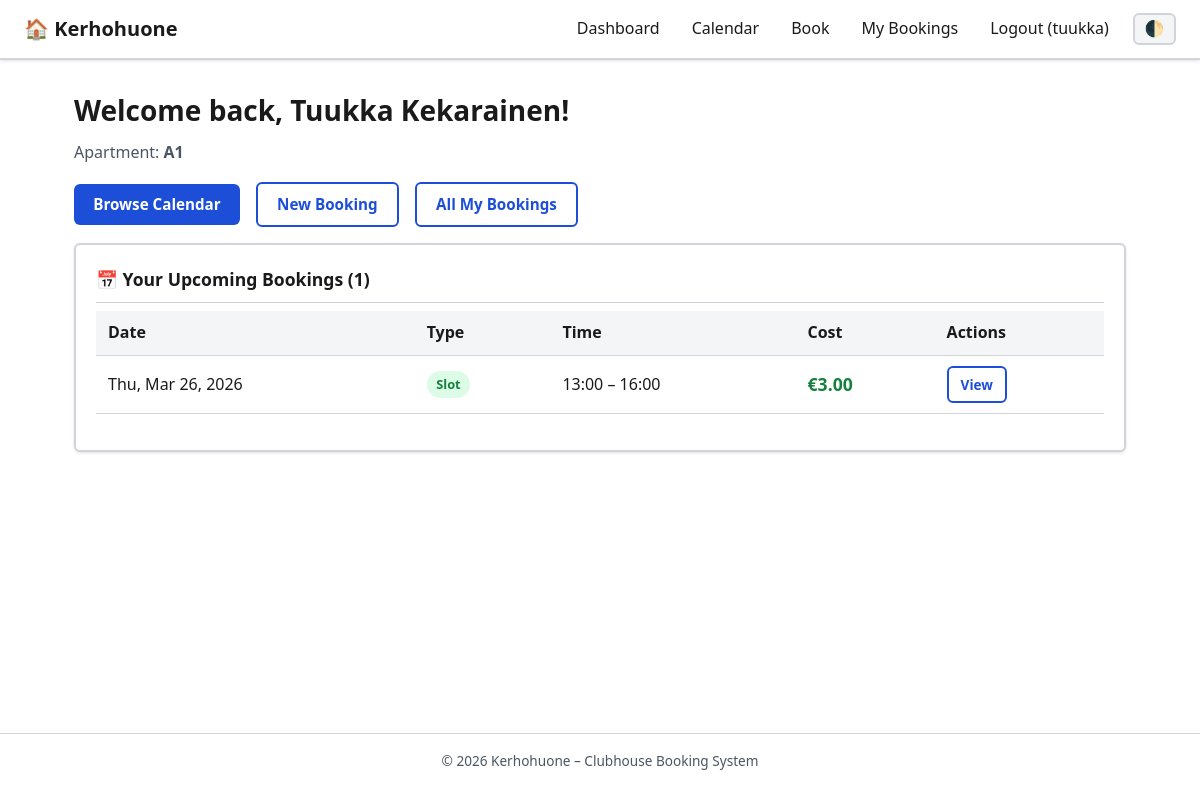
The app's page /dashboard/ (signed in) with its own data.
### kerhohuone/models.py (models this page shows, shortened)
class UserProfile(models.Model):
    user = models.OneToOneField(
        settings.AUTH_USER_MODEL,
        on_delete=models.CASCADE,
        related_name="profile",
    )
    apartment_number = models.CharField(
        max_length=20,
        help_text="Apartment number (e.g. A12, B3, 101).",
    )
    class Meta:
        verbose_name = "User Profile"
        verbose_name_plural = "User Profiles"
        indexes = [
            models.Index(fields=["apartment_number"], name="idx_profile_apartment"),
        ]

class Booking(models.Model):
    user = models.ForeignKey(
        settings.AUTH_USER_MODEL,
        on_delete=models.CASCADE,
        related_name="bookings",
    )
    date = models.DateField(
        help_text="Date of the booking.",
    )
    booking_type = models.CharField(
        max_length=10,
        choices=BOOKING_TYPE_CHOICES,
        default="slot",
    )
    slot_number = models.IntegerField(
        choices=SLOT_CHOICES,
        null=True,
        blank=True,
        help_text="Required for single-slot bookings (0-4). Null for full-day.",
    )
    total_cost = models.DecimalField(
        max_digits=8,
        decimal_places=2,
        default=Decimal("0.00"),
        help_text="Total cost at time of booking.",
    )
    is_cancelled = models.BooleanField(default=False)
    created_at = models.DateTimeField(auto_now_add=True)
    updated_at = models.DateTimeField(auto_now=True)
    class Meta:
        verbose_name = "Booking"
        verbose_name_plural = "Bookings"
        ordering = ["date", "slot_number"]
        indexes = [
            models.Index(fields=["user", "is_cancelled"], name="idx_booking_user_active"),
            models.Index(fields=["date"], name="idx_booking_date"),
            models.Index(fields=["date", "slot_number"], name="idx_booking_date_slot"),
            models.Index(fields=["user", "date"], name="idx_booking_user_date"),
            models.Index(fields=["is_cancelled"], name="idx_booking_cancelled"),
            models.Index(fields=["created_at"], name="idx_booking_created"),
        ]
        constraints = [
            models.UniqueConstraint(
                fields=["date", "slot_number"],
                condition=models.Q(is_cancelled=False),
                name="unique_active_date_slot",
            ),
        ]
    @property
    def slot_label(self):
        if self.booking_type == "full_day":
            return "Full Day (07:00 – 22:00)"
        return dict(SLOT_CHOICES).get(self.slot_number, "Unknown")
    @property
    def start_datetime(self):
        if self.booking_type == "full_day":
            hour = OPENING_HOUR
        else:
            hour = SLOT_START_HOURS.get(self.slot_number, OPENING_HOUR)
        return timezone.make_aware(
            timezone.datetime(self.date.year, self.date.month, self.date.day, hour, 0)
        )
    @property
    def can_cancel(self):
        if self.is_cancelled:
            return False
        deadline = self.start_datetime - timedelta(hours=CANCELLATION_DEADLINE_HOURS)
        return timezone.now() < deadline

### kerhohuone/views.py (the view)
# urls.py: path("dashboard/", views.DashboardView.as_view(), name="dashboard"),
class DashboardView(LoginRequiredMixin, TemplateView):
    template_name = "kerhohuone/dashboard.html"
    def get_context_data(self, **kwargs):
        ctx = super().get_context_data(**kwargs)
        today = date.today()
        active_bookings = (
            Booking.objects.filter(
                user=self.request.user,
                is_cancelled=False,
                date__gte=today,
            )
            .order_by("date", "slot_number")
        )
        ctx["active_bookings"] = active_bookings
        ctx["active_count"] = active_bookings.count()
        return ctx

### kerhohuone/templates/kerhohuone/dashboard.html (shortened to what this page needs)
{% extends "kerhohuone/base.html" %}
{% block content %}
<h1>Welcome back, {{ user.get_full_name|default:user.username }}!</h1>
{% if user.profile %}
<p class="text-muted">Apartment: <strong>{{ user.profile.apartment_number }}</strong></p>
{% endif %}
<div class="flex-gap mt-2 mb-2">
    <a href="{% url 'kerhohuone:calendar' %}" class="btn btn-primary">Browse Calendar</a>
    <a href="{% url 'kerhohuone:book' %}" class="btn btn-outline">New Booking</a>
    <a href="{% url 'kerhohuone:my_bookings' %}" class="btn btn-outline">All My Bookings</a>
</div>
{% if active_bookings %}
<div class="card">
    <div class="card-header">📅 Your Upcoming Bookings ({{ active_count }})</div>
    <table>
        <thead>
            <tr>
                <th>Date</th>
                <th>Type</th>
                <th>Time</th>
                <th>Cost</th>
                <th>Actions</th>
            </tr>
        </thead>
        <tbody>
            {% for booking in active_bookings %}
            <tr>
                <td>{{ booking.date|date:"D, M j, Y" }}</td>
                <td>
                    {% if booking.booking_type == "full_day" %}
                        <span class="badge badge-warning">Full Day</span>
                    {% else %}
                        <span class="badge badge-success">Slot</span>
                    {% endif %}
                </td>
                <td>{{ booking.slot_label }}</td>
                <td class="price-tag">€{{ booking.total_cost }}</td>
                <td>
                    <a href="{% url 'kerhohuone:booking_detail' booking.pk %}" class="btn btn-sm btn-outline">View</a>
                </td>
            </tr>
            {% endfor %}
        </tbody>
    </table>
</div>
{% else %}
<div class="card">
    <p class="text-center text-muted">You have no upcoming bookings. <a href="{% url 'kerhohuone:book' %}">Book the clubhouse now!</a></p>
</div>
{% endif %}
{% endblock %}

### kerhohuone/templates/kerhohuone/base.html (shortened to what this page needs)
<!DOCTYPE html>
<html lang="en" data-theme="light">
<head>
</head>
<body>
    <nav class="navbar" role="navigation" aria-label="Main navigation">
        <a href="{% url 'kerhohuone:home' %}" class="navbar-brand">🏠 Kerhohuone</a>
        <div class="navbar-links">
            {% if user.is_authenticated %}
                <a href="{% url 'kerhohuone:dashboard' %}">Dashboard</a>
                <a href="{% url 'kerhohuone:calendar' %}">Calendar</a>
                <a href="{% url 'kerhohuone:book' %}">Book</a>
                <a href="{% url 'kerhohuone:my_bookings' %}">My Bookings</a>
                <a href="{% url 'kerhohuone:logout' %}">Logout ({{ user.username }})</a>
            {% else %}
                <a href="{% url 'kerhohuone:login' %}">Login</a>
                <a href="{% url 'kerhohuone:signup' %}">Sign Up</a>
            {% endif %}
            <button class="theme-toggle" onclick="toggleTheme()" aria-label="Toggle dark/light mode" title="Toggle theme">🌓</button>
        </div>
    </nav>
    <main class="container" role="main">
        {% block content %}{% endblock %}
    </main>
    <footer class="footer" role="contentinfo">
        <p>&copy; {% now "Y" %} Kerhohuone – Clubhouse Booking System</p>
    </footer>
</body>
</html>

### kerhohuone/templates/kerhohuone/base.html (style rules this page uses)
:root { --bg: #ffffff; --bg-alt: #f4f5f7; --surface: #ffffff; --border: #d1d5db; --text: #1a1a1a; --text-muted: #4b5563; --primary: #1d4ed8; --primary-hover:#1e40af; --primary-text: #ffffff; --success: #15803d; --success-bg: #dcfce7; --danger: #b91c1c; --danger-bg: #fee2e2; --danger-hover: #991b1b; --warning: #92400e; --warning-bg: #fef3c7; --link: #1d4ed8; --link-hover: #1e40af; --booked-bg: #fee2e2; --available-bg: #dcfce7; --today-bg: #dbeafe; --past-bg: #e5e7eb; --shadow: 0 1px 3px rgba(0,0,0,.12); --radius: 6px; --font-sans: 'Segoe UI', system-ui, -apple-system, BlinkMacSystemFont, 'Helvetica Neue', Arial, sans-serif; --font-mono: 'Cascadia Code', 'Fira Code', 'Consolas', monospace; }
*, *::before, *::after { box-sizing: border-box; margin: 0; padding: 0; }
html { font-size: 16px; scroll-behavior: smooth; }
body { font-family: var(--font-sans); background: var(--bg); color: var(--text); line-height: 1.6; min-height: 100vh; display: flex; flex-direction: column; }
a { color: var(--link); text-decoration: underline; }
.navbar { background: var(--surface); border-bottom: 2px solid var(--border); padding: .75rem 1.5rem; display: flex; align-items: center; justify-content: space-between; flex-wrap: wrap; gap: .5rem; box-shadow: var(--shadow); }
.navbar-brand { font-size: 1.25rem; font-weight: 700; color: var(--text); text-decoration: none; }
.navbar-links { display: flex; align-items: center; gap: 1rem; flex-wrap: wrap; }
.navbar-links a { text-decoration: none; color: var(--text); font-weight: 500; padding: .25rem .5rem; border-radius: var(--radius); transition: background .15s; }
.theme-toggle { background: var(--bg-alt); border: 2px solid var(--border); border-radius: var(--radius); padding: .3rem .6rem; cursor: pointer; font-size: 1rem; color: var(--text); transition: background .15s; }
.container { max-width: 1100px; width: 100%; margin: 0 auto; padding: 2rem 1.5rem; flex: 1; }
h1, h2, h3 { margin-bottom: .75rem; line-height: 1.3; }
h1 { font-size: 1.75rem; }
p { margin-bottom: .75rem; }
.btn { display: inline-block; padding: .55rem 1.2rem; border: none; border-radius: var(--radius); font-size: .95rem; font-weight: 600; cursor: pointer; text-decoration: none; text-align: center; transition: background .15s, box-shadow .15s; }
.btn-primary { background: var(--primary); color: var(--primary-text); }
.btn-outline { background: transparent; border: 2px solid var(--primary); color: var(--primary); }
.btn-sm { padding: .35rem .75rem; font-size: .85rem; }
.card { background: var(--surface); border: 2px solid var(--border); border-radius: var(--radius); padding: 1.25rem; margin-bottom: 1rem; box-shadow: var(--shadow); }
.card-header { font-weight: 700; font-size: 1.1rem; margin-bottom: .5rem; padding-bottom: .5rem; border-bottom: 1px solid var(--border); }
table { width: 100%; border-collapse: collapse; margin-bottom: 1rem; }
th, td { padding: .6rem .75rem; text-align: left; border-bottom: 1px solid var(--border); }
th { background: var(--bg-alt); font-weight: 700; color: var(--text); }
.badge { display: inline-block; padding: .2rem .6rem; border-radius: 999px; font-size: .8rem; font-weight: 700; }
.badge-success { background: var(--success-bg); color: var(--success); }
.price-tag { font-weight: 700; color: var(--success); font-size: 1.1rem; }
.footer { text-align: center; padding: 1rem; font-size: .85rem; color: var(--text-muted); border-top: 1px solid var(--border); margin-top: auto; }
.text-muted { color: var(--text-muted); }
.mt-2 { margin-top: 1rem; }
.mb-2 { margin-bottom: 1rem; }
.flex-gap { display: flex; gap: 1rem; flex-wrap: wrap; align-items: center; }

### records on screen
Booking: date "Thu, Mar 26, 2026", shows "Slot", slot_label "13:00 – 16:00", total_cost "3.00"

### other values on screen
{{ user.username }} "tuukka"
{{ user.get_full_name|default:user.username }} "Tuukka Kekarainen"
{{ user.profile.apartment_number }} "A1"
{{ active_count }} "1"
